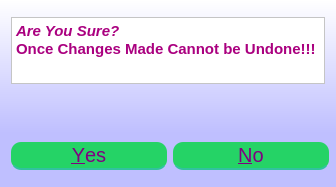
<?xml version="1.0" encoding="UTF-8"?>
<ui version="4.0">
 <class>Dialog</class>
 <widget class="QDialog" name="Dialog">
  <property name="geometry">
   <rect>
    <x>0</x>
    <y>0</y>
    <width>336</width>
    <height>187</height>
   </rect>
  </property>
  <property name="sizePolicy">
   <sizepolicy hsizetype="Fixed" vsizetype="Fixed">
    <horstretch>0</horstretch>
    <verstretch>0</verstretch>
   </sizepolicy>
  </property>
  <property name="minimumSize">
   <size>
    <width>336</width>
    <height>187</height>
   </size>
  </property>
  <property name="maximumSize">
   <size>
    <width>336</width>
    <height>187</height>
   </size>
  </property>
  <property name="windowTitle">
   <string>confirm?</string>
  </property>
  <property name="styleSheet">
   <string notr="true">QDialog{
background-color: qlineargradient(spread:reflect, x1:0.5, y1:1, x2:0.5, y2:0, stop:0.289773 rgba(191, 191, 255, 255), stop:1 rgba(255, 255, 255, 255));
}



QPushButton {
	width: 150%;
height:20px;
	padding: 3%;
	background:#25D366;
	border-bottom: 2px solid #30C29E;
	border-top-style: none;
	border-right-style: none;
	border-left-style: none;	
	color: #fff;
 border-radius: 10px;
font-size:20px;
color:purple;
}
QPushButton:pressed {
    background: darkgreen;
}

QLabel{
font-size:18px;
font-family:&quot;Times New Roman&quot;;
font-weight: bold;
}
</string>
  </property>
  <layout class="QFormLayout" name="formLayout">
   <item row="0" column="0">
    <spacer name="verticalSpacer">
     <property name="orientation">
      <enum>Qt::Vertical</enum>
     </property>
     <property name="sizeHint" stdset="0">
      <size>
       <width>20</width>
       <height>40</height>
      </size>
     </property>
    </spacer>
   </item>
   <item row="1" column="0" colspan="2">
    <widget class="QTextBrowser" name="textBrowser">
     <property name="styleSheet">
      <string notr="true">font-style:palatino linotype;background:white;</string>
     </property>
     <property name="html">
      <string>&lt;!DOCTYPE HTML PUBLIC &quot;-//W3C//DTD HTML 4.0//EN&quot; &quot;http://www.w3.org/TR/REC-html40/strict.dtd&quot;&gt;
&lt;html&gt;&lt;head&gt;&lt;meta name=&quot;qrichtext&quot; content=&quot;1&quot; /&gt;&lt;style type=&quot;text/css&quot;&gt;
p, li { white-space: pre-wrap; }
&lt;/style&gt;&lt;/head&gt;&lt;body style=&quot; font-family:'MS Shell Dlg 2'; font-size:8.25pt; font-weight:400; font-style:normal;&quot;&gt;
&lt;p style=&quot; margin-top:0px; margin-bottom:0px; margin-left:0px; margin-right:0px; -qt-block-indent:0; text-indent:0px;&quot;&gt;&lt;span style=&quot; font-size:11pt; font-weight:600; font-style:italic; color:#aa007f;&quot;&gt;Are You Sure?&lt;/span&gt;&lt;/p&gt;
&lt;p style=&quot; margin-top:0px; margin-bottom:0px; margin-left:0px; margin-right:0px; -qt-block-indent:0; text-indent:0px;&quot;&gt;&lt;span style=&quot; font-size:11pt; font-weight:600; color:#aa007f;&quot;&gt;Once Changes Made Cannot be Undone!!!&lt;/span&gt;&lt;/p&gt;&lt;/body&gt;&lt;/html&gt;</string>
     </property>
    </widget>
   </item>
   <item row="2" column="0" colspan="2">
    <spacer name="horizontalSpacer_2">
     <property name="orientation">
      <enum>Qt::Horizontal</enum>
     </property>
     <property name="sizeHint" stdset="0">
      <size>
       <width>405</width>
       <height>20</height>
      </size>
     </property>
    </spacer>
   </item>
   <item row="3" column="0" colspan="2">
    <spacer name="horizontalSpacer">
     <property name="orientation">
      <enum>Qt::Horizontal</enum>
     </property>
     <property name="sizeHint" stdset="0">
      <size>
       <width>405</width>
       <height>20</height>
      </size>
     </property>
    </spacer>
   </item>
   <item row="4" column="0">
    <widget class="QDialogButtonBox" name="buttonBox">
     <property name="orientation">
      <enum>Qt::Horizontal</enum>
     </property>
     <property name="standardButtons">
      <set>QDialogButtonBox::No|QDialogButtonBox::Yes</set>
     </property>
    </widget>
   </item>
   <item row="5" column="0">
    <spacer name="verticalSpacer_2">
     <property name="orientation">
      <enum>Qt::Vertical</enum>
     </property>
     <property name="sizeHint" stdset="0">
      <size>
       <width>20</width>
       <height>40</height>
      </size>
     </property>
    </spacer>
   </item>
  </layout>
 </widget>
 <resources/>
 <connections>
  <connection>
   <sender>buttonBox</sender>
   <signal>accepted()</signal>
   <receiver>Dialog</receiver>
   <slot>accept()</slot>
   <hints>
    <hint type="sourcelabel">
     <x>248</x>
     <y>254</y>
    </hint>
    <hint type="destinationlabel">
     <x>157</x>
     <y>274</y>
    </hint>
   </hints>
  </connection>
  <connection>
   <sender>buttonBox</sender>
   <signal>rejected()</signal>
   <receiver>Dialog</receiver>
   <slot>reject()</slot>
   <hints>
    <hint type="sourcelabel">
     <x>316</x>
     <y>260</y>
    </hint>
    <hint type="destinationlabel">
     <x>286</x>
     <y>274</y>
    </hint>
   </hints>
  </connection>
 </connections>
</ui>
